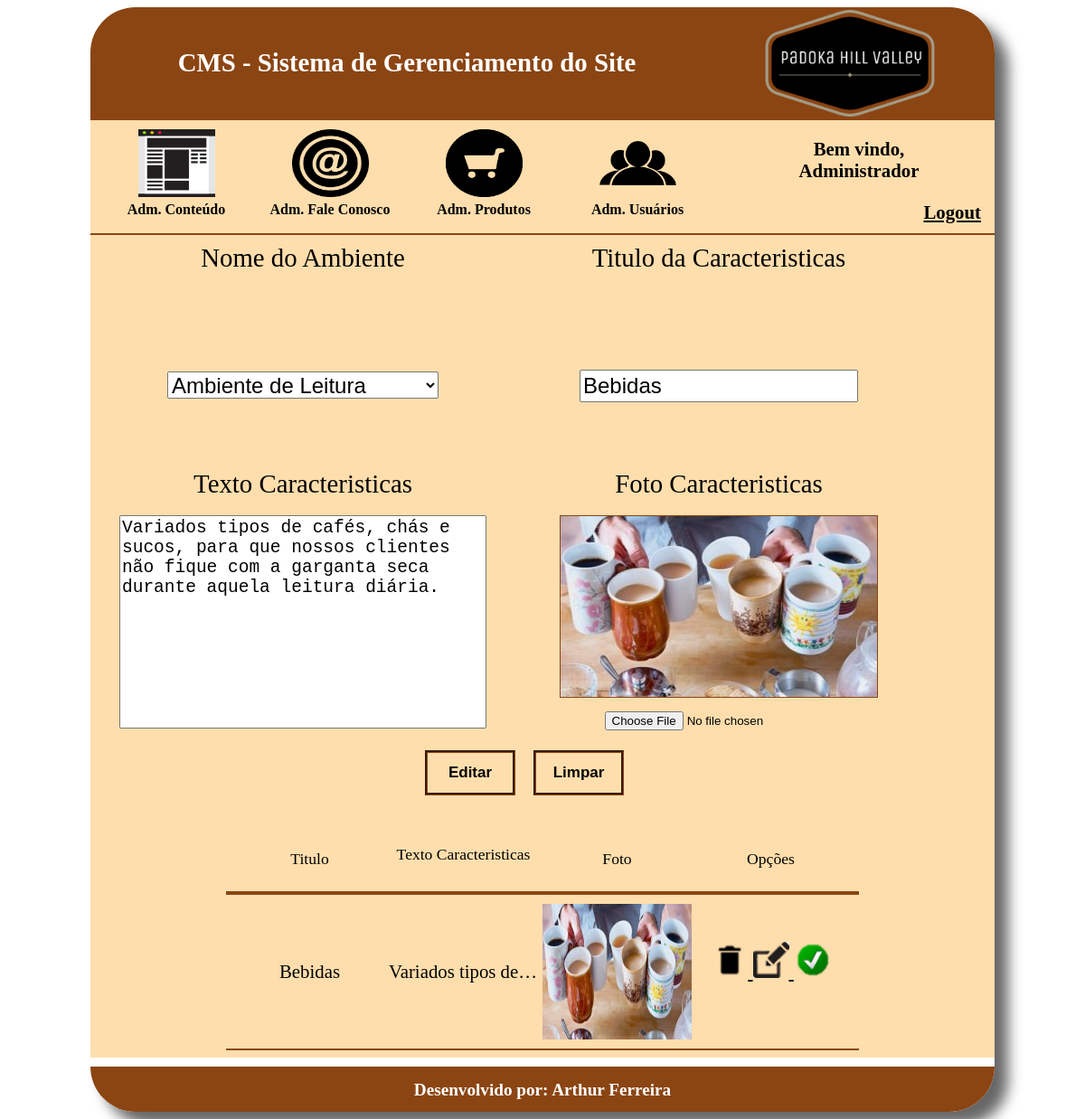
Page /PADOKA/cms/caracteristicas_ambientes.php?modo=consultar&id=1 (signed in) on the committed database.
### tables this page shows
CREATE TABLE `tbl_ambiente_caracteristica` (
  `id` int(11) NOT NULL AUTO_INCREMENT,
  `idContAmbiente` int(11) NOT NULL,
  `titulo` varchar(50) NOT NULL,
  `texto` text NOT NULL,
  `foto` text NOT NULL,
  `status` tinyint(1) NOT NULL,
  PRIMARY KEY (`id`),
  KEY `idContAmbiente` (`idContAmbiente`),
  CONSTRAINT `tbl_ambiente_caracteristica_ibfk_1` FOREIGN KEY (`idContAmbiente`) REFERENCES `tbl_conteudo_ambiente` (`id`)
);

### PADOKA/cms/caracteristicas_ambientes.php (the view, shortened to what this page needs)
<?php
    $titulo = "";
    $texto = "";
    $foto = "";
    $idConteudoAmbiente = "";
    $botao = "Salvar";
    if(isset($_GET['modo'])){
        $modo = $_GET['modo'];
        if($modo == 'excluir'){
            $id = $_GET['id'];
            $sql = "DELETE FROM tbl_ambiente_caracteristica WHERE id =".$id;
            mysql_query($sql);
        } else if($modo == 'consultar'){
            $id = $_GET['id'];
            $sql = "SELECT * FROM tbl_ambiente_caracteristica WHERE id =".$id;
            $result = mysql_query($sql);
            if($registro = mysql_fetch_array($result)){
                $idConteudoAmbiente = $registro['idContAmbiente'];
                $titulo = $registro['titulo'];
                $texto = $registro['texto'];
                $foto = $registro['foto'];
                $botao = "Editar";
            }
        }
    }
?>
<!DOCTYPE html>
<html>
    <head>
        <link rel="stylesheet" type="text/css" href="css/styleCaracteristicasAmbientes.css">
        <link rel="stylesheet" type="text/css" href="css/styleMenu.css">
    </head>
    <body>
        <div id="main">
            <header>
                <?php require_once 'menu.php'; ?>
            </header>
            <div id="content">
                <div class="secao_principal">
                    <form name="frmCadastro" method="post" action="caracteristicas_ambientes.php?btnSalvar=<?php echo($botao);?>" id="frmCadastro">
                        <div class="contents_campos">
                            <div class="subtitulo">
                                Nome do Ambiente
                            </div>
                            <select name="txtConteudoAmbiente">
                                <?php
                                    $sql = "select * from tbl_conteudo_ambiente where status = 1";
                                    $resultado = mysql_query($sql);
                                    while($ambientes = mysql_fetch_array($resultado)){
                                        if($ambientes['id'] == $idConteudoAmbiente && $modo =='consultar'){
                                            $selected = "selected";
                                        } else {
                                            $selected = "";
                                        }
                                ?>
                                        <option <?php echo($selected);?> value="<?php echo($ambientes['id']); ?>"><?php echo($ambientes['titulo']); ?></option>
                                <?php } ?>
                            </select>
                        </div>
                        <div class="contents_campos">
                            <div class="subtitulo">
                                Titulo da Caracteristicas
                            </div>
                            <input type="text" name="txtTitulo" id="input_titulo" value="<?php echo($titulo);?>">
                        </div>
                        <div class="contents_campos">
                            <div class="subtitulo">
                                Texto Caracteristicas
                            </div>
                            <textarea name="txtTexto"><?php echo($texto);?></textarea>
                        </div>
                        <div id="botao">
                            <input type="button" id="btnSalvar" value="<?php echo($botao);?>" name="btnSalvar" class="botao_style">
                            <input type="reset" id="btnLimpar" value="Limpar" name="btnLimparr" class="botao_style">
                        </div>
                    </form>
                    <div class="contents_campos" id="content_foto">
                        <div class="subtitulo">
                            Foto Caracteristicas
                        </div>
                        <form name="frmFoto" method="post" action="upload_fotos.php?txt=txtFoto" enctype="multipart/form-data" id="frmFoto">
                            <div class="campos" id="lugar_foto">
                                <div id="foto"><img src="<?php echo($foto);?>"></div>
                                <input type="file" name="fleFoto" id="fotos">
                            </div>
                        </form>
                    </div>
                </div>
                <section class="secao_principal" id="section_tabela">
                     <div id="tabela">
                         <div id="linha_titulos">
                             <div id="titulos_tabela">
                                 <div class="titulos">
                                     Titulo
                                 </div>
                                 <div class="titulos" style="padding-top:5px; height:45px;">
                                     Texto Caracteristicas
                                 </div>
                                 <div class="titulos">
                                     Foto
                                 </div>
                                 <div class="titulos">
                                     Opções
                                 </div>
                             </div>
                             <div id="registros">
                                <?php
                                    $sql = "SELECT * FROM tbl_ambiente_caracteristica";
                                    $result = mysql_query($sql);
                                    while($registros = mysql_fetch_array($result)){
                                        if($registros['status'] == 1){
                                            $imgStatus = "status1.png";
                                        } else {
                                            $imgStatus = "status0.png";
                                        }
                                 ?>
                                <div class="registros_tabela">
                                    <div class="registros">
                                        <?php echo($registros['titulo']); ?>
                                    </div>
                                    <div class="registros">
                                        <?php echo($registros['texto']); ?>
                                    </div>
                                    <div class="registros" title="<?php echo($registros['titulo']);?>">
                                        <img src="<?php echo($registros['foto']); ?>" id="img_tabela">
                                    </div>
                                    <div class="registros">
                                        <a href="caracteristicas_ambientes.php?modo=excluir&id=<?php echo($registros['id']); ?>">
                                            <img src="imagens/delete.png" class="img_opcoes">
                                        </a>
                                        <a href="caracteristicas_ambientes.php?modo=consultar&id=<?php echo($registros['id']); ?>">
                                            <img src="imagens/edit.png" class="img_opcoes">
                                        </a>
                                        <a href="caracteristicas_ambientes.php?modo=status&id=<?php echo($registros['id']);?>&status=<?php echo($registros['status']);?>">
                                            <img src="imagens/<?php echo($imgStatus);?>" class="img_opcoes">
                                        </a>
                                    </div>
                                </div>
                                 <?php } ?>
                            </div>
                         </div>
                     </div>
                </section>
            </div>
            <footer>
                Desenvolvido por: Arthur Ferreira
            </footer>
        </div>
    </body>
</html>

### PADOKA/cms/css/styleCaracteristicasAmbientes.css (style rules this page uses)
#main { width: 1000px; height: auto; margin-left: auto; margin-right: auto; border-radius: 50px; box-shadow: 15px 15px 15px rgba(0, 0, 0, .6); }
header { width: 1000px; height: 250px; color: #FFFFFF; font-weight: 700; background-color: #8B4513; border-top-left-radius: 50px; border-top-right-radius: 50px; }
#content { width: 1000px; height: auto; text-align: center; margin-top: 2px; background-color: #FFDEAD; }
.secao_principal { width: 1000px; height: 650px; margin-bottom: 10px; }
.contents_campos { width: 450px; height: 240px; margin-left: 10px; margin-bottom: 10px; float: left; line-height: 240px; vertical-align: middle; }
.subtitulo { width: 400px; height: 50px; margin-left: auto; margin-right: auto; font-size: 1.8em; line-height: 50px; vertical-align: middle; }
select { width: 300px; height: 30px; font-size: 1.5em; }
#input_titulo { width: 300px; height: 30px; font-size: 1.5em; }
textarea { width: 400px; height: 230px; margin-top: 10px; resize: none; font-size: 1.5em; }
#foto { width: 350px; height: 200px; margin-left: auto; margin-right: auto; margin-top: 10px; border: solid 1px #8B4513; }
#foto img { width: 350px; height: 200px; }
#content_foto { height: 320px; line-height: 50px; vertical-align: middle; }
#botao { width: 260px; height: 50px; padding: 0px; margin-left: 350px; margin-top: 570px; text-align: center; position: absolute; text-align: center; }
.botao_style { width: 100px; height: 50px; background-color: rgba(0, 0, 0, .0); border: groove 3px #8B4513; font-size: 17px; font-weight: 900; float: left; margin-left: 20px; }
#section_tabela { height: 250px; }
#tabela { width: 900px; height: 250px; margin-left: auto; margin-right: auto; }
#linha_titulos { width: 900px; height: 70px; margin-left: auto; margin-right: auto; }
#titulos_tabela { width: 680px; height: 46px; padding: 10px; margin-left: auto; margin-right: auto; border-bottom: solid 4px #8B4513; }
.titulos { width: 165px; height: 40px; font-size: 1.1em; text-align: center; padding-top: 10px; margin-right: 5px; float: left; }
#registros { width: 700px; height: 180px; margin-left: auto; margin-right: auto; overflow-y: auto; overflow-x: hidden; }
.registros_tabela { width: 680px; height: 150px; padding: 10px; border-bottom: solid 2px #8B4513; }
.registros { width: 165px; height: 150px; font-size: 1.3em; text-align: center; overflow: hidden; margin-right: 5px; float: left; vertical-align: middle; line-height: 150px; white-space: nowrap; text-overflow: ellipsis; }
#img_tabela { width: 165px; height: 165px; }
.img_opcoes { width: 40px; height: 40px; }
footer { width: 1000px; height: 35px; text-align: center; padding-top: 15px; font-size: 1.2em; color: #FFFFFF; font-weight: 700; background-color: #8B4513; border-bottom-left-radius: 50px; border-bottom-right-radius: 50px; }
a:link { color: #000000; }

### rows in the picture
tbl_ambiente_caracteristica: txtTitulo "Bebidas", txtTexto "Variados tipos de cafés, chás e sucos, para que nossos clientes não fique com a garganta seca durante aquela leitura diária.", foto (picture), titulo "Bebidas", texto "Variados tipos de…"

### other values in the picture
$_SESSION['nome'] "Administrador"
form field txtConteudoAmbiente "Ambiente de Leitura"
